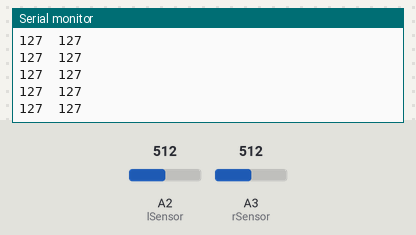
Bench run of a sketch on a simulated Arduino Uno, built with avr-gcc and run on an emulated ATmega328P. On the bench: the last lines printed to the serial monitor. The test bench sets the inputs (shaded band); at power-on: A2 (lSensor) = 512, A3 (rSensor) = 512.

Above: at 1.2 s.
1.3 s: A2 (lSensor) set to 716
At 1.56 s:
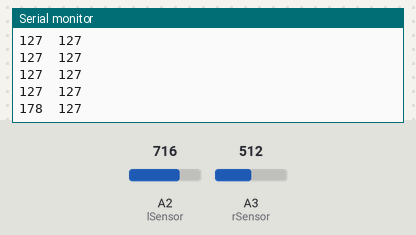
2.8 s: A3 (rSensor) set to 716
At 2.97 s:
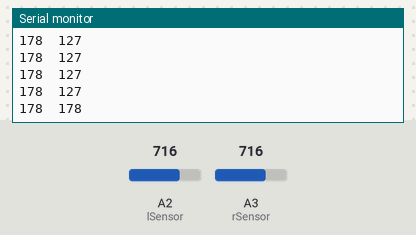
4.3 s: A2 (lSensor) set to 900
At 4.37 s:
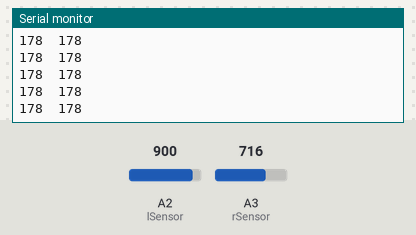
5.8 s: A3 (rSensor) set to 900
At 5.98 s:
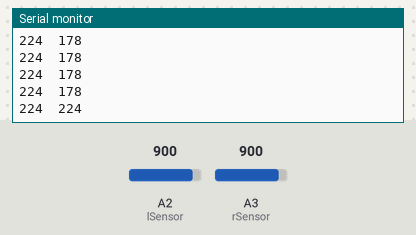
Timing chart, 0 to 8.3 s (numbered marks = the images above; inputs shaded):
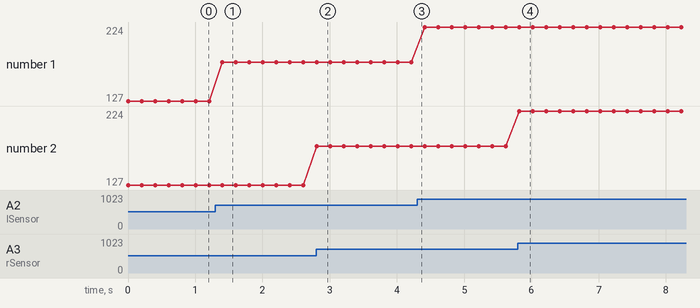

Measured:
- after the input at 1.3 s, the serial monitor: prints a new line after 0.11 s (image 1)
- after the input at 2.8 s, the serial monitor: prints a new line at once (image 2)
- after the input at 5.8 s, the serial monitor: prints a new line at once (image 4)
- plotted number 1: 127 → 178 after the input at 1.3 s, 178 → 224 after the input at 4.3 s

The sketch:

ircallibrate.ino
```cpp
int lSensor = A2;
int rSensor = A3;

void setup() {
  // put your setup code here, to run once:
  Serial.begin(115200);
  pinMode(lSensor, INPUT);
  pinMode(rSensor, INPUT);
}

void loop() {

  int lSensorValue = analogRead(lSensor);
  lSensorValue = map(lSensorValue, 0, 1023, 0, 255);
  int rSensorValue = analogRead(rSensor);
  rSensorValue = map(rSensorValue, 0, 1023, 0, 255);

  Serial.print(lSensorValue);
  Serial.print("  ");
  Serial.print(rSensorValue);
  Serial.println("");
  delay(200);
}
```
